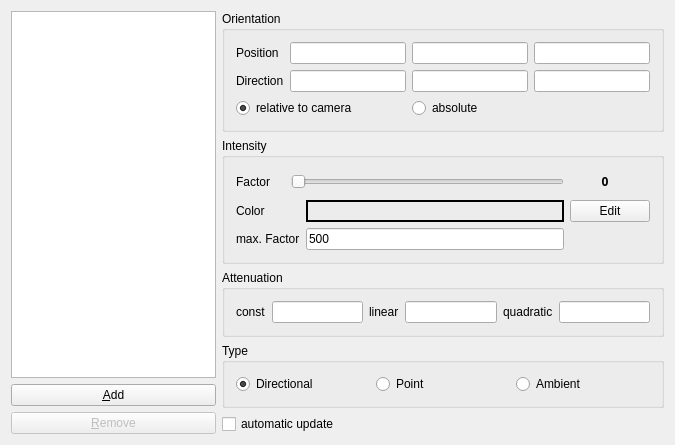
<?xml version="1.0" encoding="UTF-8"?>
<ui version="4.0">
 <class>LightSettingsData</class>
 <widget class="QWidget" name="LightSettingsData">
  <property name="geometry">
   <rect>
    <x>0</x>
    <y>0</y>
    <width>675</width>
    <height>432</height>
   </rect>
  </property>
  <property name="minimumSize">
   <size>
    <width>0</width>
    <height>0</height>
   </size>
  </property>
  <property name="windowTitle">
   <string>LightSettings</string>
  </property>
  <layout class="QHBoxLayout" name="horizontalLayout_3">
   <item>
    <layout class="QVBoxLayout" name="verticalLayout_2">
     <item>
      <widget class="QListWidget" name="lights_list">
       <property name="toolTip">
        <string>Lights list. Max 8 lights supported</string>
       </property>
      </widget>
     </item>
     <item>
      <widget class="QPushButton" name="add_lights_button">
       <property name="enabled">
        <bool>true</bool>
       </property>
       <property name="sizePolicy">
        <sizepolicy hsizetype="Expanding" vsizetype="Preferred">
         <horstretch>0</horstretch>
         <verstretch>0</verstretch>
        </sizepolicy>
       </property>
       <property name="toolTip">
        <string>Create a new light</string>
       </property>
       <property name="text">
        <string>&amp;Add</string>
       </property>
       <property name="shortcut">
        <string>Alt+A</string>
       </property>
      </widget>
     </item>
     <item>
      <widget class="QPushButton" name="remove_lights_button">
       <property name="enabled">
        <bool>false</bool>
       </property>
       <property name="sizePolicy">
        <sizepolicy hsizetype="Expanding" vsizetype="Preferred">
         <horstretch>0</horstretch>
         <verstretch>0</verstretch>
        </sizepolicy>
       </property>
       <property name="toolTip">
        <string>Remove a light</string>
       </property>
       <property name="text">
        <string>&amp;Remove</string>
       </property>
       <property name="shortcut">
        <string>Alt+R</string>
       </property>
      </widget>
     </item>
    </layout>
   </item>
   <item>
    <layout class="QVBoxLayout" name="verticalLayout">
     <item>
      <widget class="QGroupBox" name="orientation_group">
       <property name="title">
        <string>Orientation</string>
       </property>
       <layout class="QGridLayout">
        <item row="2" column="0" colspan="2">
         <widget class="QRadioButton" name="relative">
          <property name="toolTip">
           <string>Keep lightsource relative to camera</string>
          </property>
          <property name="text">
           <string>relative to camera</string>
          </property>
          <property name="checked">
           <bool>true</bool>
          </property>
         </widget>
        </item>
        <item row="2" column="2" colspan="2">
         <widget class="QRadioButton" name="not_relative">
          <property name="toolTip">
           <string>Keep lightsource static</string>
          </property>
          <property name="text">
           <string>absolute</string>
          </property>
         </widget>
        </item>
        <item row="0" column="3">
         <widget class="QLineEdit" name="position_z">
          <property name="toolTip">
           <string>Position z</string>
          </property>
         </widget>
        </item>
        <item row="0" column="0">
         <widget class="QLabel" name="textLabel1_3">
          <property name="text">
           <string>Position</string>
          </property>
         </widget>
        </item>
        <item row="1" column="2">
         <widget class="QLineEdit" name="direction_y">
          <property name="toolTip">
           <string>Direction y</string>
          </property>
         </widget>
        </item>
        <item row="1" column="3">
         <widget class="QLineEdit" name="direction_z">
          <property name="toolTip">
           <string>Direction z</string>
          </property>
         </widget>
        </item>
        <item row="1" column="1">
         <widget class="QLineEdit" name="direction_x">
          <property name="toolTip">
           <string>Direction x</string>
          </property>
         </widget>
        </item>
        <item row="0" column="2">
         <widget class="QLineEdit" name="position_y">
          <property name="toolTip">
           <string>Position y</string>
          </property>
         </widget>
        </item>
        <item row="0" column="1">
         <widget class="QLineEdit" name="position_x">
          <property name="toolTip">
           <string>Position x</string>
          </property>
         </widget>
        </item>
        <item row="1" column="0">
         <widget class="QLabel" name="textLabel1_3_2">
          <property name="text">
           <string>Direction</string>
          </property>
         </widget>
        </item>
       </layout>
      </widget>
     </item>
     <item>
      <widget class="QGroupBox" name="groupBox">
       <property name="title">
        <string>Intensity</string>
       </property>
       <layout class="QGridLayout" name="gridLayout">
        <item row="0" column="0">
         <widget class="QLabel" name="textLabel1">
          <property name="text">
           <string>Factor</string>
          </property>
          <property name="alignment">
           <set>Qt::AlignLeading|Qt::AlignLeft|Qt::AlignVCenter</set>
          </property>
          <property name="margin">
           <number>5</number>
          </property>
         </widget>
        </item>
        <item row="0" column="4">
         <widget class="QLabel" name="intensity_label">
          <property name="minimumSize">
           <size>
            <width>30</width>
            <height>25</height>
           </size>
          </property>
          <property name="maximumSize">
           <size>
            <width>70</width>
            <height>26</height>
           </size>
          </property>
          <property name="font">
           <font>
            <family>Sans Serif</family>
            <pointsize>9</pointsize>
            <weight>75</weight>
            <italic>false</italic>
            <bold>true</bold>
            <underline>false</underline>
            <strikeout>false</strikeout>
           </font>
          </property>
          <property name="text">
           <string>0</string>
          </property>
          <property name="alignment">
           <set>Qt::AlignCenter</set>
          </property>
         </widget>
        </item>
        <item row="1" column="0">
         <widget class="QLabel" name="textLabel1_2">
          <property name="text">
           <string>Color</string>
          </property>
          <property name="alignment">
           <set>Qt::AlignLeading|Qt::AlignLeft|Qt::AlignVCenter</set>
          </property>
          <property name="margin">
           <number>5</number>
          </property>
         </widget>
        </item>
        <item row="2" column="0" colspan="3">
         <widget class="QLabel" name="textLabel1_4">
          <property name="text">
           <string>max. Factor</string>
          </property>
          <property name="alignment">
           <set>Qt::AlignLeading|Qt::AlignLeft|Qt::AlignVCenter</set>
          </property>
          <property name="margin">
           <number>5</number>
          </property>
         </widget>
        </item>
        <item row="1" column="4">
         <widget class="QPushButton" name="color_button">
          <property name="toolTip">
           <string>open a color dialog</string>
          </property>
          <property name="text">
           <string>Edit</string>
          </property>
         </widget>
        </item>
        <item row="2" column="3">
         <widget class="QLineEdit" name="max_intensity_factor">
          <property name="toolTip">
           <string>maximal Intensity factor</string>
          </property>
          <property name="text">
           <string>500</string>
          </property>
         </widget>
        </item>
        <item row="1" column="3">
         <widget class="QLabel" name="color_sample">
          <property name="toolTip">
           <string>Color of the light</string>
          </property>
          <property name="frameShape">
           <enum>QFrame::WinPanel</enum>
          </property>
          <property name="text">
           <string/>
          </property>
         </widget>
        </item>
        <item row="0" column="2" colspan="2">
         <widget class="QSlider" name="intensity">
          <property name="toolTip">
           <string>Select intensity of light source</string>
          </property>
          <property name="maximum">
           <number>500</number>
          </property>
          <property name="orientation">
           <enum>Qt::Horizontal</enum>
          </property>
          <property name="tickInterval">
           <number>50</number>
          </property>
         </widget>
        </item>
       </layout>
      </widget>
     </item>
     <item>
      <widget class="QGroupBox" name="attenuationGroup">
       <property name="title">
        <string>Attenuation</string>
       </property>
       <layout class="QHBoxLayout" name="horizontalLayout_2">
        <item>
         <widget class="QLabel" name="label">
          <property name="text">
           <string>const</string>
          </property>
         </widget>
        </item>
        <item>
         <widget class="QLineEdit" name="attenuation_p_1">
          <property name="toolTip">
           <string>Position x</string>
          </property>
         </widget>
        </item>
        <item>
         <widget class="QLabel" name="label_2">
          <property name="text">
           <string>linear</string>
          </property>
         </widget>
        </item>
        <item>
         <widget class="QLineEdit" name="attenuation_p_2">
          <property name="toolTip">
           <string>Position y</string>
          </property>
         </widget>
        </item>
        <item>
         <widget class="QLabel" name="label_3">
          <property name="text">
           <string>quadratic</string>
          </property>
         </widget>
        </item>
        <item>
         <widget class="QLineEdit" name="attenuation_p_3">
          <property name="toolTip">
           <string>Position z</string>
          </property>
         </widget>
        </item>
       </layout>
      </widget>
     </item>
     <item>
      <widget class="QGroupBox" name="type_group">
       <property name="title">
        <string>Type</string>
       </property>
       <layout class="QHBoxLayout" name="horizontalLayout">
        <item>
         <widget class="QRadioButton" name="directional">
          <property name="toolTip">
           <string>Light from an infinite distance (position needed for angle of rays)</string>
          </property>
          <property name="text">
           <string>Directional</string>
          </property>
          <property name="checked">
           <bool>true</bool>
          </property>
         </widget>
        </item>
        <item>
         <widget class="QRadioButton" name="point">
          <property name="toolTip">
           <string>Light from a specific position</string>
          </property>
          <property name="text">
           <string>Point</string>
          </property>
         </widget>
        </item>
        <item>
         <widget class="QRadioButton" name="ambient">
          <property name="toolTip">
           <string>Ambient light doesnt have a specific position source</string>
          </property>
          <property name="text">
           <string>Ambient</string>
          </property>
         </widget>
        </item>
       </layout>
      </widget>
     </item>
     <item>
      <widget class="QCheckBox" name="update_directly_checkBox">
       <property name="enabled">
        <bool>true</bool>
       </property>
       <property name="text">
        <string>automatic update</string>
       </property>
      </widget>
     </item>
     <item>
      <spacer name="verticalSpacer">
       <property name="orientation">
        <enum>Qt::Vertical</enum>
       </property>
       <property name="sizeHint" stdset="0">
        <size>
         <width>20</width>
         <height>40</height>
        </size>
       </property>
      </spacer>
     </item>
    </layout>
   </item>
  </layout>
 </widget>
 <layoutdefault spacing="6" margin="11"/>
 <tabstops>
  <tabstop>lights_list</tabstop>
  <tabstop>add_lights_button</tabstop>
  <tabstop>remove_lights_button</tabstop>
  <tabstop>position_x</tabstop>
  <tabstop>position_y</tabstop>
  <tabstop>position_z</tabstop>
  <tabstop>direction_x</tabstop>
  <tabstop>direction_y</tabstop>
  <tabstop>direction_z</tabstop>
  <tabstop>relative</tabstop>
  <tabstop>not_relative</tabstop>
  <tabstop>intensity</tabstop>
  <tabstop>ambient</tabstop>
  <tabstop>point</tabstop>
  <tabstop>directional</tabstop>
 </tabstops>
 <includes>
  <include location="global">BALL_core/COMMON/global.h</include>
 </includes>
 <resources/>
 <connections/>
</ui>
